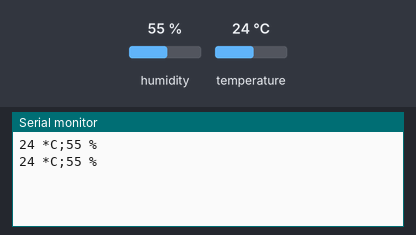
The sketch below on a simulated Arduino Uno, built with avr-gcc and run on an emulated ATmega328P. Parts: the last lines printed to the serial monitor. Inputs (shaded band) come from the test bench; at power-on: humidity 55 %, temperature 24 °C.

Above: at 2.8 s.
2.9 s: humidity set to 22 %
At 5.0 s:
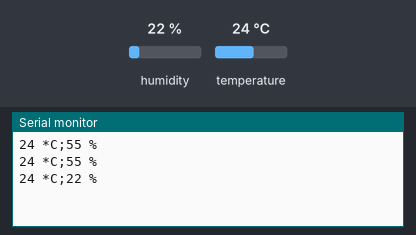
5.6 s: temperature set to 12 °C
At 7.4 s:
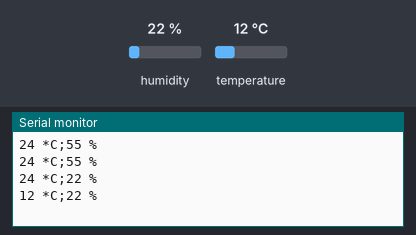
8.3 s: humidity set to 40 %
At 11.0 s:
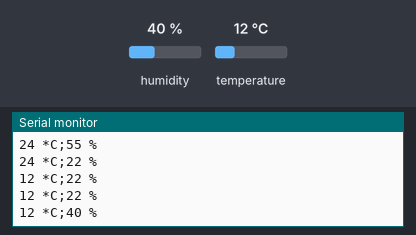
Timing chart, 0 to 12.5 s (numbered marks = the images above; inputs shaded):
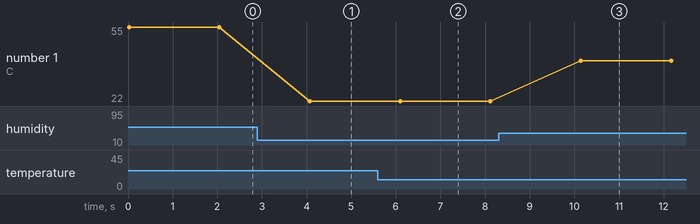

Measured:
- after the input at 2.9 s, the serial monitor: prints a new line after 1.2 s (image 1)
- after the input at 5.6 s, the serial monitor: prints a new line after 0.49 s (image 2)
- after the input at 8.3 s, the serial monitor: prints a new line after 1.8 s (image 3)
- plotted number 1: 55 → 22 after the input at 2.9 s, 22 → 40 after the input at 8.3 s

The sketch:

programmaArduino.ino
```cpp
#include <LiquidCrystal.h>

#include <SimpleDHT.h>


int pinDHT11 = 13;
SimpleDHT11 dht11;
LiquidCrystal lcd(2, 3, 4, 5, 6, 7);
void setup() {
  Serial.begin(9600);
  //lcd.begin(16,2);

}

void loop() {
  // read without samples.
  byte temperature = 0;
  byte humidity = 0;
  if (dht11.read(pinDHT11, &temperature, &humidity, NULL)) {
    return;
  }
  Serial.print((int)temperature); Serial.print(" *C;");
  Serial.print((int)humidity); Serial.println(" %");
  lcd.print((int)temperature+" ; "+(int)humidity);
  delay(2000);
}
```
